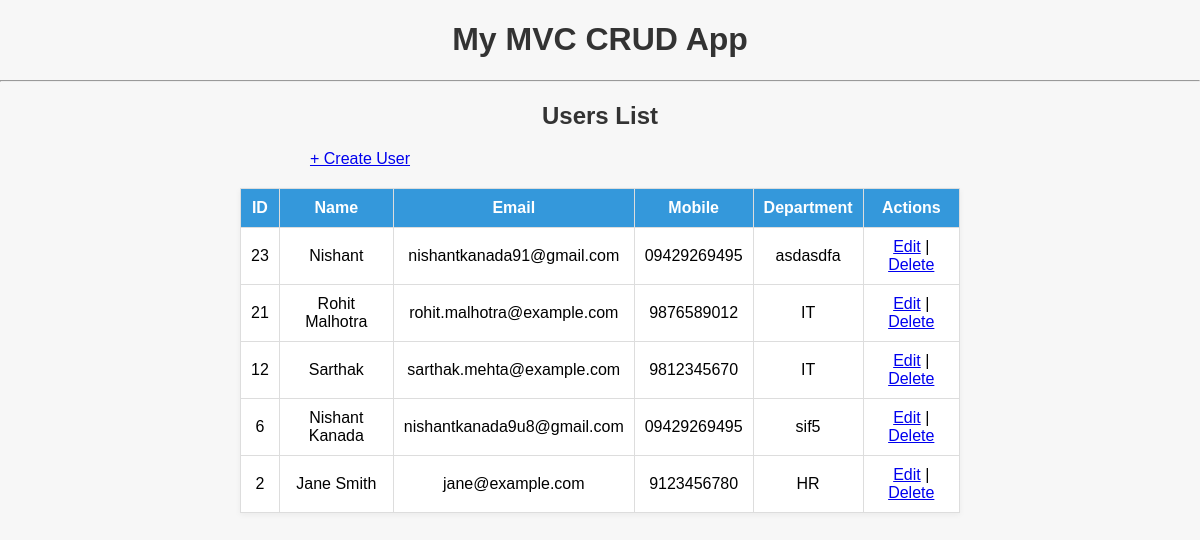
The page / on the database its author committed.
### tables this page shows
CREATE TABLE `users` (
  `id` int(11) NOT NULL,
  `name` varchar(100) NOT NULL,
  `email` varchar(150) NOT NULL,
  `mobile` varchar(20) NOT NULL,
  `department` varchar(20) NOT NULL
);

### app/controllers/UserController.php (called while the page is built, shortened)
<?php
require_once __DIR__ . '/../models/User.php';
class UserController
{
    private $user;
    public function __construct($db)
    {
        $this->user = new User($db);
    }
    public function index()
    {
        $users = $this->user->all();
        include __DIR__ . '/../views/users/index.php';
    }
}

### app/models/User.php (called while the page is built, shortened)
<?php
class User {
    private $conn;
    public function __construct($db) {
        $this->conn = $db;
    }
    public function all() {
        $res = $this->conn->query("SELECT * FROM users ORDER BY id DESC");
        return $res ? $res->fetch_all(MYSQLI_ASSOC) : [];
    }
}

### app/views/users/index.php (the view)
<?php include __DIR__ . '/../layouts/header.php'; ?>
<h2>Users List</h2>
<div class="table-header">
        <a href="index.php?action=create" class="add-btn">+ Create User</a>
    </div>
<div class="table-wrapper">
<table border="1" cellpadding="10">
    <tr>
        <th>ID</th>
        <th>Name</th>
        <th>Email</th>
        <th>Mobile</th>
        <th>Department</th>
        <th>Actions</th>
    </tr>
    <?php foreach($users as $user): ?>
    <tr>
        <td><?= $user['id']; ?></td>
        <td><?= $user['name']; ?></td>
        <td><?= $user['email']; ?></td>
        <td><?= $user['mobile']; ?></td>
        <td><?= $user['department']; ?></td>
        <td>
            <a href="index.php?action=edit&id=<?= $user['id']; ?>">Edit</a> |
            <a href="index.php?action=delete&id=<?= $user['id']; ?>" onclick="return confirm('Are you sure?')">Delete</a>
        </td>
    </tr>
    <?php endforeach; ?>
</table>
</div>
<?php include __DIR__ . '/../layouts/footer.php'; ?>

### public/index.php (shortened to what this page needs)
<?php
require_once __DIR__ . '/../app/models/User.php';
require_once __DIR__ . '/../app/controllers/UserController.php';
$database = new Database();
$db = $database->getConnection();
$controller = new UserController($db);
$action = $_GET['action'] ?? 'index';
if (method_exists($controller, $action)) {
    $controller->$action();
} else {
    echo "404: Action not found.";
}

### app/views/layouts/header.php (shortened to what this page needs)
<!DOCTYPE html>
<html>
<head>
   <link rel="stylesheet" href="assets/style.css">
</head>
<body>
    <h1>My MVC CRUD App</h1>
    <hr>

### public/assets/style.css (style rules this page uses)
body { font-family: Arial, sans-serif; background: #f7f7f7; margin: 0; padding: 0; }
h1, h2 { text-align: center; color: #333; }
.table-wrapper { display: flex; justify-content: center; margin-top: 20px; }
table { width: 60%; border-collapse: collapse; background: #fff; box-shadow: 0 2px 6px rgba(0,0,0,0.05); }
table th, table td { padding: 10px; border: 1px solid #ddd; text-align: center; }
table th { background-color: #3498db; color: white; }
.table-header { width: 60%; display: flex; justify-content: center; margin-bottom: 10px; }

### rows shown on the page
users: id "23", name "Nishant", email "nishantkanada91@gmail.com", mobile "09429269495", department "asdasdfa"
users: id "21", name "Rohit Malhotra", email "rohit.malhotra@example.com", mobile "9876589012", department "IT"
users: id "12", name "Sarthak", email "sarthak.mehta@example.com", mobile "9812345670", department "IT"
users: id "6", name "Nishant Kanada", email "nishantkanada9u8@gmail.com", mobile "09429269495", department "sif5"
users: id "2", name "Jane Smith", email "jane@example.com", mobile "9123456780", department "HR"
